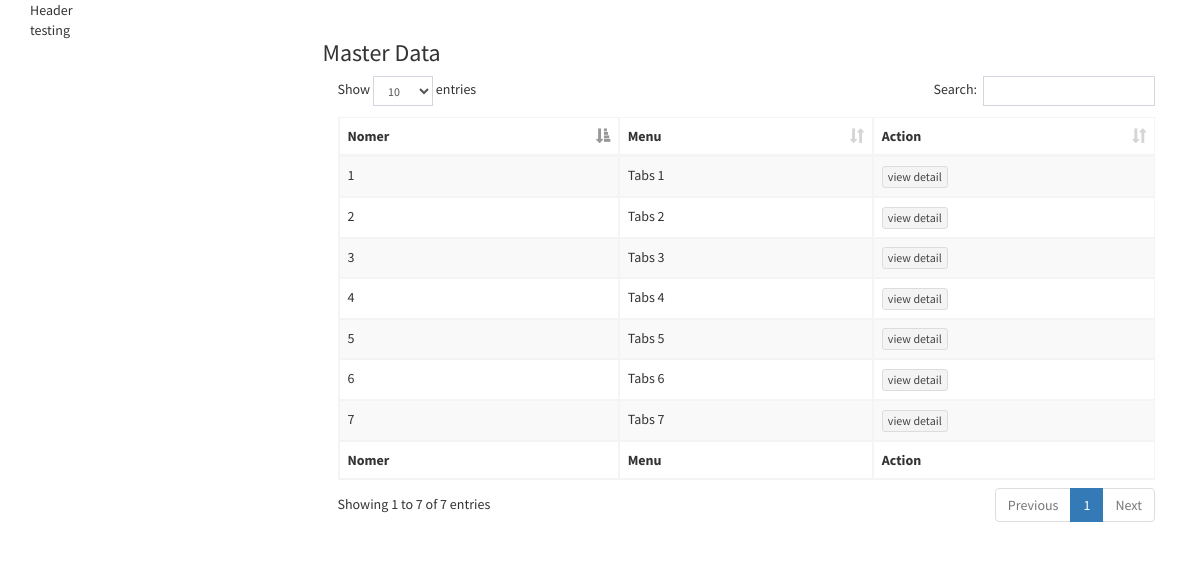
The page / on the database its author committed.
### tables this page shows
CREATE TABLE IF NOT EXISTS `menu` (
  `id` int(11) NOT NULL AUTO_INCREMENT,
  `menu` varchar(11) NOT NULL,
  PRIMARY KEY (`id`)
);

### application/controllers/Master.php (called while the page is built, shortened)
<?php
class Master extends CI_Controller {
        public function __construct() {
            $this->load->model('Model_tabs');
        }
        public function index()
	{
                $data['menu']    = $this->Model_tabs->get_data();
		$this->load->view('master', $data);
	}
}

### index.php (called while the page is built, shortened)
<?php
require_once BASEPATH.'core/CodeIgniter.php';

### application/models/Model_tabs.php (called while the page is built, shortened)
 <?php
class Model_tabs extends CI_Model {
        function get_data(){
            $this->db->select('id, menu');
            $this->db->from('menu');
            return $this->db->get()->result();
        }
}

### application/views/master.php (the view, shortened to what this page needs)
<!DOCTYPE html>
<!DOCTYPE html>
<html lang="en">
    <head>
        <link href="<?php echo base_url('assets/css/bootstrap.min.css'); ?>" rel="stylesheet">
        <link href="<?php echo base_url('assets/css/dataTables.bootstrap.css'); ?>" rel="stylesheet">
        <link href="<?php echo base_url('assets/css/AdminLTE.min.css'); ?>" rel="stylesheet">
    </head>
    <body>
        <div class="container">
            <div class="row">
                <div class="col-md-12">Header</div>
                <div class="col-md-3">testing</div>
                <div class="col-md-9">
                    <h3 class="pagetesing-header">Master Data</h3>
                    <div class="col-md-12 form-group">
                        <table id="example1" class="table table-bordered table-striped">
                            <thead>
                                <tr>
                                    <th>Nomer</th>
                                    <th>Menu</th>
                                    <th>Action</th>
                                </tr>
                            </thead>
                            <tbody>
                                <?php foreach ($menu as $q): ?>
                                <tr>
                                    <td><?php echo $q->id ?></td>
                                    <td><?php echo $q->menu ?></td>
                                    <td><a href="<?php echo site_url('tabs/detail/'.$q->id); ?>">
                                            <button type="button" class="btn btn-default btn-xs"> view detail </button></a>
                                    </td>
                                </tr>
                                <?php endforeach; ?>
                            </tbody>
                            <tfoot>
                                <tr>
                                    <th>Nomer</th>
                                    <th>Menu</th>
                                    <th>Action</th>
                                </tr>
                            </tfoot>
                        </table>
                    </div>
                </div>
            </div>
        </div>
    </body>
</html>

### rows shown on the page
menu: id "1", menu "Tabs 1"
menu: id "2", menu "Tabs 2"
menu: id "3", menu "Tabs 3"
menu: id "4", menu "Tabs 4"
menu: id "5", menu "Tabs 5"
menu: id "6", menu "Tabs 6"
menu: id "7", menu "Tabs 7"
